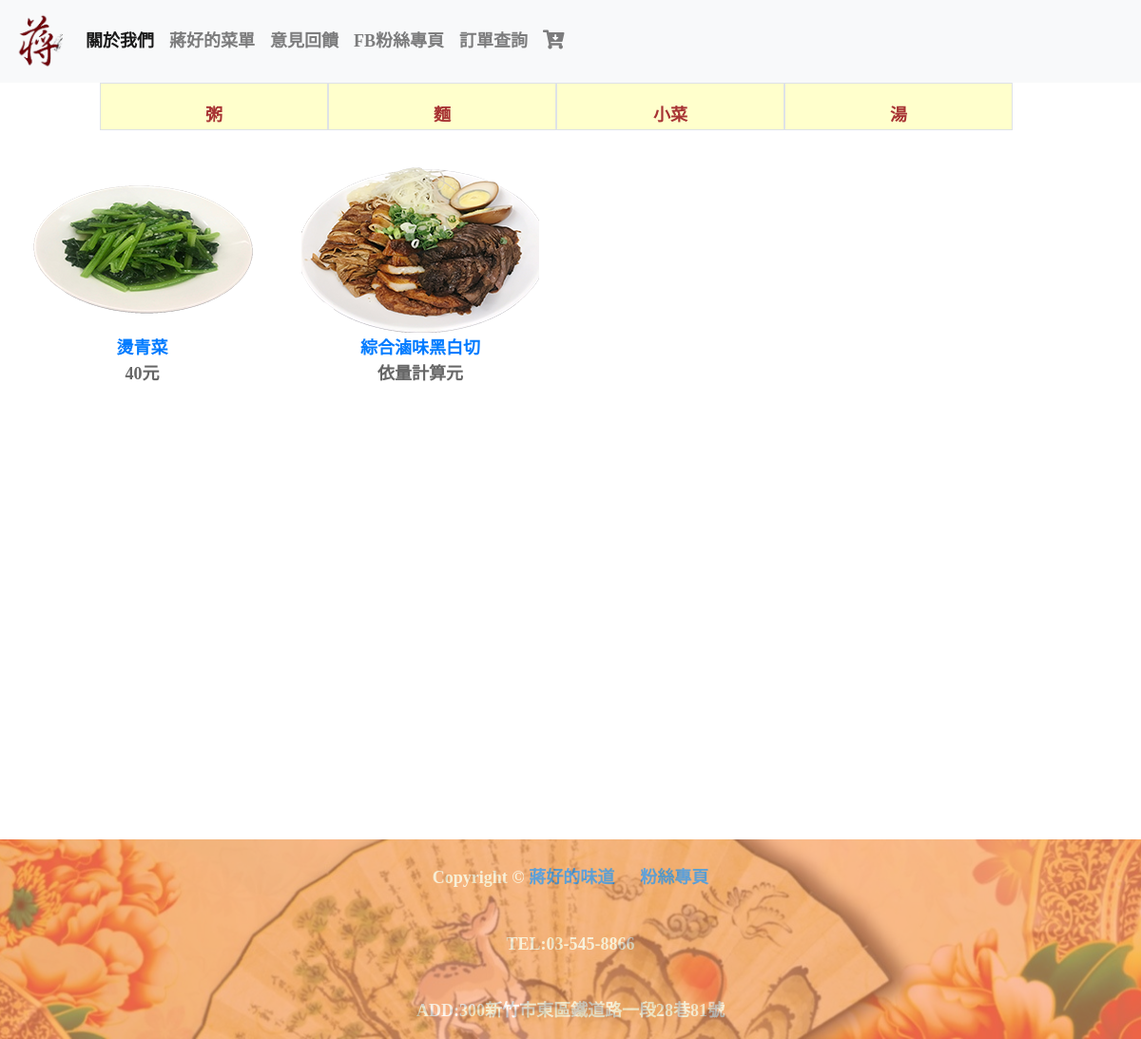
The app's page /product.php?cid=2 with its own data.
### tables this page shows
CREATE TABLE `class` (
  `cid` tinyint(4) NOT NULL,
  `cname` varchar(20) NOT NULL,
  `sort` varchar(1) DEFAULT NULL,
  `img` varchar(20) NOT NULL
);

CREATE TABLE `product` (
  `sid` int(11) NOT NULL,
  `cid` tinyint(4) NOT NULL,
  `name` varchar(20) NOT NULL,
  `price` varchar(11) NOT NULL,
  `descript` varchar(100) NOT NULL COMMENT '商品簡介',
  `img` varchar(20) NOT NULL
);

### product.php (the view, shortened to what this page needs)
<?php require_once('Connections/rsClass.php'); ?>
<?php
if (!function_exists("GetSQLValueString")) {
function GetSQLValueString($theValue, $theType, $theDefinedValue = "", $theNotDefinedValue = "")
{
  $theValue = function_exists("mysql_real_escape_string") ? mysql_real_escape_string($theValue) : mysql_escape_string($theValue);
  switch ($theType) {
    case "long":
    case "int":
      $theValue = ($theValue != "") ? intval($theValue) : "NULL";
      break;
  }
  return $theValue;
}
}
$editFormAction = $_SERVER['PHP_SELF'];
if (isset($_SERVER['QUERY_STRING'])) {
  $editFormAction .= "?" . htmlentities($_SERVER['QUERY_STRING']);
}
$colname_rsproduct = "-1";
if (isset($_GET['cid'])) {
  $colname_rsproduct = $_GET['cid'];
}
$query_rsproduct = sprintf("SELECT * FROM product WHERE cid = %s ORDER BY sid ASC", GetSQLValueString($colname_rsproduct, "int"));
$rsproduct = mysql_query($query_rsproduct, $rsClass) or die(mysql_error());
$row_rsproduct = mysql_fetch_assoc($rsproduct);
?>
<!doctype html>
<html>
<head>
	<?php require_once('header.php'); ?>
</head>
<body style="padding-top: 0px">
<?php require_once('navbar.php'); ?>
<?php require_once('menu1.php'); ?>
<div id="foodlist" class="container-fluid">
 <?php do { ?>
	<div class="food">
      <form action="<?php echo $editFormAction; ?>" method="POST" name="buy">
        <div class="fimg animate"><a href="shopping.php?sid=<?php echo $row_rsproduct['sid']; ?>"><img src="images/<?php echo $row_rsproduct['img']; ?>.png" width="250px" height="200px"></a></div>
        <div class="contents">
          <a href="shopping.php?sid=<?php echo $row_rsproduct['sid']; ?>"><?php echo $row_rsproduct['name']; ?></a></div>
        <div class="contents"> <?php echo $row_rsproduct['price']; ?>元</div>
      </form>
    </div>
    <?php } while ($row_rsproduct = mysql_fetch_assoc($rsproduct)); ?>
</div>
<?php require_once('footer.php'); ?>
</body>
</html>

### menu1.php (shortened to what this page needs)
<?php require_once('Connections/rsClass.php'); ?>
<?php
$query_Class = "SELECT * FROM `class` ORDER BY sort ASC";
$Class = mysql_query($query_Class, $rsClass) or die(mysql_error());
$row_Class = mysql_fetch_assoc($Class);
?>
<div id="Bcokntent">
  <div id="muemheader">
    <ul class="class row">
     <?php do { ?>
      <li class="col-md-3 col-6 mulist border" style="list-style-type:none;"><a class="animate nav-link" style="text-decoration:none;" href="product.php?cid=<?php echo $row_Class['cid']; ?>"><?php echo $row_Class['cname']; ?></a>
      </li>
      <?php } while ($row_Class = mysql_fetch_assoc($Class)); ?>
    </ul>
  </div>
</div>

### css/header.css (style rules this page uses)
* { margin: 0; padding: 0; }

### css/abc.css (style rules this page uses)
body { background-repeat: repeat; }
body { font-family: "標楷體"; font-weight: 700; color: #666; font-size: 18px; font-style: normal; }

### mumes.css (style rules this page uses)
* { margin:0; padding:0; }
#Bcokntent { width:80%; margin-right: auto; margin-left: auto; }
#muemheader { height: auto; width: 100%; text-align: center; }
.class { width: 100%; }
.animate { color: #A73333; }
.mulist { background-color: #FFC; height: 50px; text-align: center; line-height: 50px; }
body { font-family: "標楷體"; font-weight: 700; color: #666; font-size: 18px; font-style: normal; }

### product.php (style rules this page uses)
* { margin:0; padding:0; }
#foodlist { display: flex; flex-direction: row; flex-wrap:wrap; align-content:flex-start; min-height: 730px; }
.food { text-align: center; flex-basis: 23%; margin-right: 2%; }
.fimg { height: 200px; width: 100%; }
.contents { height: auto; width: 100%; }

### records on screen
class: cname "粥"
class: cname "麵"
class: cname "小菜"
class: cname "湯"
product: shows a picture, name "燙青菜", price "40"
product: shows a picture, name "綜合滷味黑白切", price "依量計算"
